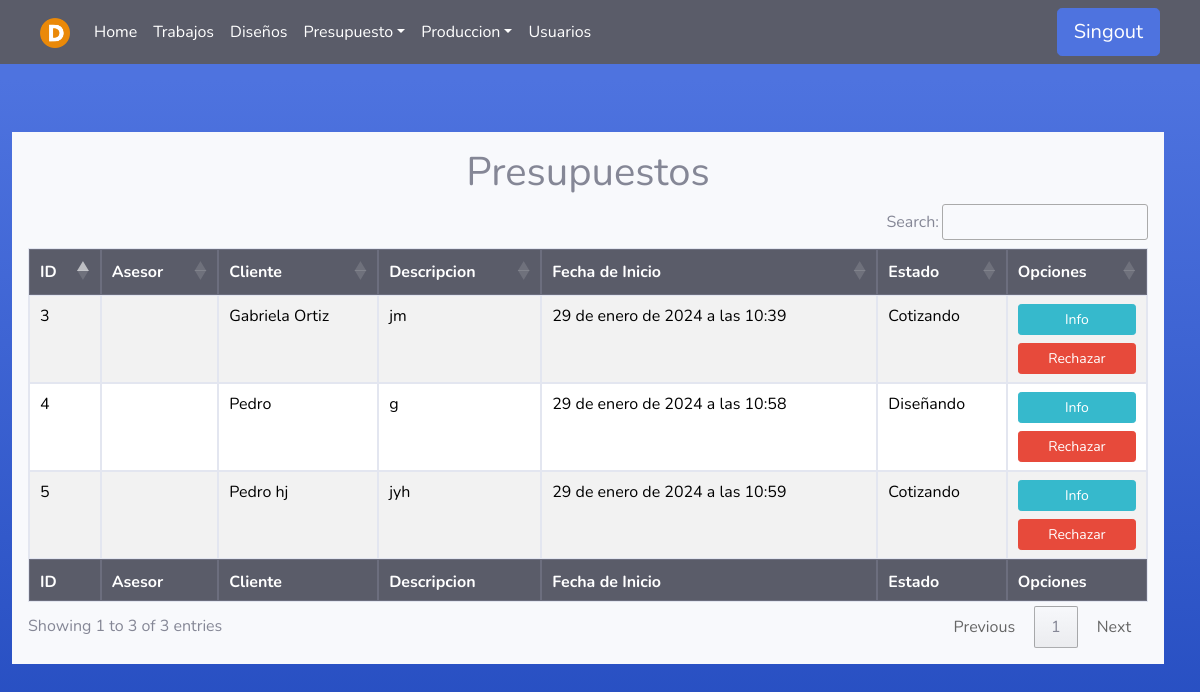
The page /Presupuesto/ (signed in) on the database its author committed.
### Asesores/models.py (models this page shows)
class Presupuesto(models.Model):
    asesor = models.ForeignKey(User, on_delete=models.PROTECT, null=False, blank=False)
    fecha_inicio = models.DateTimeField(null=False, auto_now_add=True, blank=False)
    cliente = models.CharField(max_length=100, null=False, blank=False)
    descripcion = models.TextField(null=False, blank=False)
    estado=models.TextField(null=True, blank=True)
    fecha_fin = models.DateTimeField(null=True, blank=True)

### Asesores/views.py (the view)
# urls.py: path('Presupuesto/', asesor_views.listadoP , name='Presupuesto'),
@login_required(login_url='index')
def listadoP(request):
    user = request.user
    if user.groups.filter(name='Asesor').exists():
        pres = Presupuesto.objects.filter(fecha_fin=None, asesor=user)
        return render(request, 'Asesor/listado_presupuesto.html', {'pres': pres})
    elif (user.groups.filter(name='Administrador').exists() or user.is_superuser):
        pres = Presupuesto.objects.filter(fecha_fin=None)
        return render(request, 'Asesor/listado_presupuesto.html', {'pres': pres})
    else:
        error = "No tienes permiso para acceder a esta página."
        return render(request, '404.html', {'error': error})

### Templates/Asesor/listado_presupuesto.html (shortened to what this page needs)
{% extends 'tables.html' %}
{% block botones%}
<div class="text-center">
    <h1>Presupuestos</h1>
</div>
{% endblock %}
{% load static %}
{% block head %}
<th>ID</th>
{% if user.is_superuser or user.groups.all.0.name == "Administrador" %}
<th>Asesor</th>
{% endif %}
<th>Cliente</th>
<th>Descripcion</th>
<th>Fecha de Inicio</th>
<th>Estado</th>
<th>Opciones</th>
{% endblock %}
{% block tbody %}
{% for p in pres %}
<tr>
    <td>{{ p.id }}</td>
    {% if user.is_superuser or user.groups.all.0.name == "Administrador" %}
    <td>{{ p.asesor.first_name}} {{ p.asesor.last_name}}</td>
    {% endif %}
    <td>{{ p.cliente }}</td>
    <td>{{ p.descripcion }}</td>
    <td>{{ p.fecha_inicio }}</td>
    <td>{{ p.estado }}</td>
    <td>
        <div>
            <a class="btn btn-info btn-sm btn-block" href="#">Info</a>
            <a class="btn btn-danger btn-sm btn-block" href="/Presupuesto/Rechazar/{{p.id }}">Rechazar</a>
        </div>
    </td>
</tr>
{% endfor %}
{% endblock %}
{% block footer %}
<th>ID</th>
{% if user.is_superuser or user.groups.all.0.name == "Administrador" %}
<th>Asesor</th>
{% endif %}
<th>Cliente</th>
<th>Descripcion</th>
<th>Fecha de Inicio</th>
<th>Estado</th>
<th>Opciones</th>
{% endblock %}

### static/css/navbars.css (style rules this page uses)
body { padding-bottom: 20px; }

### rows shown on the page
Presupuesto: id "3", cliente "Gabriela Ortiz", descripcion "jm", fecha_inicio "29 de enero de 2024 a las 10:39", estado "Cotizando"
Presupuesto: id "4", cliente "Pedro", descripcion "g", fecha_inicio "29 de enero de 2024 a las 10:58", estado "Diseñando"
Presupuesto: id "5", cliente "Pedro hj", descripcion "jyh", fecha_inicio "29 de enero de 2024 a las 10:59", estado "Cotizando"
